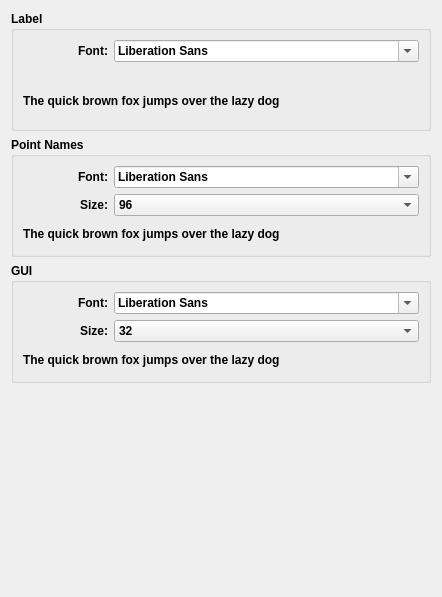
     <widget class="QWidget" name="fontsTab">
      <attribute name="title">
       <string>Fonts</string>
      </attribute>
      <layout class="QVBoxLayout" name="verticalLayout_19">
       <item>
        <widget class="QGroupBox" name="labelFont_GroupBox">
         <property name="sizePolicy">
          <sizepolicy hsizetype="Expanding" vsizetype="Expanding">
           <horstretch>0</horstretch>
           <verstretch>0</verstretch>
          </sizepolicy>
         </property>
         <property name="minimumSize">
          <size>
           <width>420</width>
           <height>120</height>
          </size>
         </property>
         <property name="font">
          <font>
           <pointsize>9</pointsize>
           <bold>true</bold>
          </font>
         </property>
         <property name="title">
          <string>Label</string>
         </property>
         <layout class="QVBoxLayout" name="verticalLayout_4">
          <item>
           <layout class="QFormLayout" name="formLayout_2">
            <item row="0" column="0">
             <widget class="QLabel" name="labelFont_Label">
              <property name="minimumSize">
               <size>
                <width>85</width>
                <height>20</height>
               </size>
              </property>
              <property name="maximumSize">
               <size>
                <width>16777215</width>
                <height>16777215</height>
               </size>
              </property>
              <property name="font">
               <font>
                <pointsize>9</pointsize>
                <bold>true</bold>
               </font>
              </property>
              <property name="text">
               <string>Font:</string>
              </property>
              <property name="alignment">
               <set>Qt::AlignRight|Qt::AlignTrailing|Qt::AlignVCenter</set>
              </property>
             </widget>
            </item>
            <item row="0" column="1">
             <widget class="QFontComboBox" name="labelFont_ComboBox">
              <property name="sizePolicy">
               <sizepolicy hsizetype="Preferred" vsizetype="Preferred">
                <horstretch>0</horstretch>
                <verstretch>0</verstretch>
               </sizepolicy>
              </property>
              <property name="minimumSize">
               <size>
                <width>0</width>
                <height>20</height>
               </size>
              </property>
              <property name="styleSheet">
               <string notr="true"/>
              </property>
             </widget>
            </item>
           </layout>
          </item>
          <item>
           <widget class="QLabel" name="label_Label">
            <property name="minimumSize">
             <size>
              <width>395</width>
              <height>0</height>
             </size>
            </property>
            <property name="font">
             <font>
              <pointsize>9</pointsize>
              <bold>true</bold>
             </font>
            </property>
            <property name="text">
             <string>The quick brown fox jumps over the lazy dog</string>
            </property>
           </widget>
          </item>
         </layout>
        </widget>
       </item>
       <item>
        <widget class="QGroupBox" name="pointNameFont_GroupBox">
         <property name="sizePolicy">
          <sizepolicy hsizetype="Expanding" vsizetype="Expanding">
           <horstretch>0</horstretch>
           <verstretch>0</verstretch>
          </sizepolicy>
         </property>
         <property name="minimumSize">
          <size>
           <width>420</width>
           <height>120</height>
          </size>
         </property>
         <property name="font">
          <font>
           <pointsize>9</pointsize>
           <bold>true</bold>
          </font>
         </property>
         <property name="title">
          <string>Point Names</string>
         </property>
         <layout class="QVBoxLayout" name="verticalLayout_5">
          <item>
           <layout class="QFormLayout" name="formLayout_3">
            <item row="0" column="0">
             <widget class="QLabel" name="pointNameFont_Label">
              <property name="minimumSize">
               <size>
                <width>85</width>
                <height>20</height>
               </size>
              </property>
              <property name="maximumSize">
               <size>
                <width>16777215</width>
                <height>16777215</height>
               </size>
              </property>
              <property name="font">
               <font>
                <pointsize>9</pointsize>
                <bold>true</bold>
               </font>
              </property>
              <property name="text">
               <string>Font:</string>
              </property>
              <property name="alignment">
               <set>Qt::AlignRight|Qt::AlignTrailing|Qt::AlignVCenter</set>
              </property>
             </widget>
            </item>
            <item row="0" column="1">
             <widget class="QFontComboBox" name="pointNameFont_ComboBox">
              <property name="sizePolicy">
               <sizepolicy hsizetype="Preferred" vsizetype="Preferred">
                <horstretch>0</horstretch>
                <verstretch>0</verstretch>
               </sizepolicy>
              </property>
              <property name="minimumSize">
               <size>
                <width>200</width>
                <height>20</height>
               </size>
              </property>
              <property name="font">
               <font>
                <pointsize>9</pointsize>
                <bold>true</bold>
               </font>
              </property>
              <property name="styleSheet">
               <string notr="true"/>
              </property>
             </widget>
            </item>
            <item row="1" column="0">
             <widget class="QLabel" name="pointNameFontSize_Label">
              <property name="minimumSize">
               <size>
                <width>85</width>
                <height>20</height>
               </size>
              </property>
              <property name="maximumSize">
               <size>
                <width>16777215</width>
                <height>16777215</height>
               </size>
              </property>
              <property name="font">
               <font>
                <pointsize>9</pointsize>
                <bold>true</bold>
               </font>
              </property>
              <property name="text">
               <string>Size:</string>
              </property>
              <property name="alignment">
               <set>Qt::AlignRight|Qt::AlignTrailing|Qt::AlignVCenter</set>
              </property>
             </widget>
            </item>
            <item row="1" column="1">
             <widget class="QComboBox" name="pointNameFontSize_ComboBox">
              <property name="sizePolicy">
               <sizepolicy hsizetype="Preferred" vsizetype="Preferred">
                <horstretch>0</horstretch>
                <verstretch>0</verstretch>
               </sizepolicy>
              </property>
              <property name="minimumSize">
               <size>
                <width>0</width>
                <height>20</height>
               </size>
              </property>
              <property name="maximumSize">
               <size>
                <width>16777215</width>
                <height>16777215</height>
               </size>
              </property>
              <property name="font">
               <font>
                <pointsize>9</pointsize>
                <bold>true</bold>
               </font>
              </property>
              <property name="currentText">
               <string notr="true">96</string>
              </property>
              <property name="currentIndex">
               <number>28</number>
              </property>
              <item>
               <property name="text">
                <string notr="true">6</string>
               </property>
              </item>
              <item>
               <property name="text">
                <string notr="true">7</string>
               </property>
              </item>
              <item>
               <property name="text">
                <string notr="true">8</string>
               </property>
              </item>
              <item>
               <property name="text">
                <string notr="true">9</string>
               </property>
              </item>
              <item>
               <property name="text">
                <string notr="true">10</string>
               </property>
              </item>
              <item>
               <property name="text">
                <string notr="true">10.5</string>
               </property>
              </item>
              <item>
               <property name="text">
                <string notr="true">11</string>
               </property>
              </item>
              <item>
               <property name="text">
                <string notr="true">12</string>
               </property>
              </item>
              <item>
               <property name="text">
                <string notr="true">13</string>
               </property>
              </item>
              <item>
               <property name="text">
                <string notr="true">14</string>
               </property>
              </item>
              <item>
               <property name="text">
                <string notr="true">15</string>
               </property>
              </item>
              <item>
               <property name="text">
                <string notr="true">16</string>
               </property>
              </item>
              <item>
               <property name="text">
                <string notr="true">18</string>
               </property>
              </item>
              <item>
               <property name="text">
                <string notr="true">20</string>
               </property>
              </item>
              <item>
               <property name="text">
                <string notr="true">22</string>
               </property>
              </item>
              <item>
               <property name="text">
                <string notr="true">24</string>
               </property>
              </item>
              <item>
               <property name="text">
                <string notr="true">26</string>
               </property>
              </item>
              <item>
               <property name="text">
                <string notr="true">28</string>
               </property>
              </item>
              <item>
               <property name="text">
                <string notr="true">32</string>
               </property>
              </item>
              <item>
               <property name="text">
                <string notr="true">36</string>
               </property>
              </item>
              <item>
               <property name="text">
                <string notr="true">40</string>
               </property>
              </item>
              <item>
               <property name="text">
                <string notr="true">44</string>
               </property>
              </item>
              <item>
               <property name="text">
                <string notr="true">48</string>
               </property>
              </item>
              <item>
               <property name="text">
                <string notr="true">54</string>
               </property>
              </item>
              <item>
               <property name="text">
                <string notr="true">60</string>
               </property>
              </item>
              <item>
               <property name="text">
                <string notr="true">66</string>
               </property>
              </item>
              <item>
               <property name="text">
                <string notr="true">72</string>
               </property>
              </item>
              <item>
               <property name="text">
                <string notr="true">80</string>
               </property>
              </item>
              <item>
               <property name="text">
                <string notr="true">96</string>
               </property>
              </item>
             </widget>
            </item>
           </layout>
          </item>
          <item>
           <widget class="QLabel" name="pointName_Label">
            <property name="minimumSize">
             <size>
              <width>395</width>
              <height>0</height>
             </size>
            </property>
            <property name="font">
             <font>
              <pointsize>9</pointsize>
              <bold>true</bold>
             </font>
            </property>
            <property name="text">
             <string>The quick brown fox jumps over the lazy dog</string>
            </property>
           </widget>
          </item>
         </layout>
        </widget>
       </item>
       <item>
        <widget class="QGroupBox" name="pointNameFont_GroupBox_2">
         <property name="sizePolicy">
          <sizepolicy hsizetype="Expanding" vsizetype="Expanding">
           <horstretch>0</horstretch>
           <verstretch>0</verstretch>
          </sizepolicy>
         </property>
         <property name="minimumSize">
          <size>
           <width>420</width>
           <height>120</height>
          </size>
         </property>
         <property name="font">
          <font>
           <pointsize>9</pointsize>
           <bold>true</bold>
          </font>
         </property>
         <property name="title">
          <string>GUI</string>
         </property>
         <layout class="QVBoxLayout" name="verticalLayout_6">
          <item>
           <layout class="QFormLayout" name="formLayout_4">
            <item row="0" column="0">
             <widget class="QLabel" name="guiFont_Label">
              <property name="minimumSize">
               <size>
                <width>85</width>
                <height>20</height>
               </size>
              </property>
              <property name="maximumSize">
               <size>
                <width>16777215</width>
                <height>16777215</height>
               </size>
              </property>
              <property name="font">
               <font>
                <pointsize>9</pointsize>
                <bold>true</bold>
               </font>
              </property>
              <property name="text">
               <string>Font:</string>
              </property>
              <property name="alignment">
               <set>Qt::AlignRight|Qt::AlignTrailing|Qt::AlignVCenter</set>
              </property>
             </widget>
            </item>
            <item row="0" column="1">
             <widget class="QFontComboBox" name="guiFont_ComboBox">
              <property name="sizePolicy">
               <sizepolicy hsizetype="Preferred" vsizetype="Preferred">
                <horstretch>0</horstretch>
                <verstretch>0</verstretch>
               </sizepolicy>
              </property>
              <property name="minimumSize">
               <size>
                <width>200</width>
                <height>20</height>
               </size>
              </property>
              <property name="font">
               <font>
                <pointsize>9</pointsize>
                <bold>true</bold>
               </font>
              </property>
              <property name="styleSheet">
               <string notr="true"/>
              </property>
             </widget>
            </item>
            <item row="1" column="0">
             <widget class="QLabel" name="guiFontSize_Label">
              <property name="minimumSize">
               <size>
                <width>85</width>
                <height>20</height>
               </size>
              </property>
              <property name="maximumSize">
               <size>
                <width>16777215</width>
                <height>16777215</height>
               </size>
              </property>
              <property name="font">
               <font>
                <pointsize>9</pointsize>
                <bold>true</bold>
               </font>
              </property>
              <property name="text">
               <string>Size:</string>
              </property>
              <property name="alignment">
               <set>Qt::AlignRight|Qt::AlignTrailing|Qt::AlignVCenter</set>
              </property>
             </widget>
            </item>
            <item row="1" column="1">
             <widget class="QComboBox" name="guiFontSize_ComboBox">
              <property name="sizePolicy">
               <sizepolicy hsizetype="Preferred" vsizetype="Preferred">
                <horstretch>0</horstretch>
                <verstretch>0</verstretch>
               </sizepolicy>
              </property>
              <property name="minimumSize">
               <size>
                <width>0</width>
                <height>20</height>
               </size>
              </property>
              <property name="maximumSize">
               <size>
                <width>16777215</width>
                <height>16777215</height>
               </size>
              </property>
              <property name="font">
               <font>
                <pointsize>9</pointsize>
                <bold>true</bold>
               </font>
              </property>
              <property name="currentText">
               <string notr="true">32</string>
              </property>
              <property name="currentIndex">
               <number>18</number>
              </property>
              <item>
               <property name="text">
                <string notr="true">6</string>
               </property>
              </item>
              <item>
               <property name="text">
                <string notr="true">7</string>
               </property>
              </item>
              <item>
               <property name="text">
                <string notr="true">8</string>
               </property>
              </item>
              <item>
               <property name="text">
                <string notr="true">9</string>
               </property>
              </item>
              <item>
               <property name="text">
                <string notr="true">10</string>
               </property>
              </item>
              <item>
               <property name="text">
                <string notr="true">10.5</string>
               </property>
              </item>
              <item>
               <property name="text">
                <string notr="true">11</string>
               </property>
              </item>
              <item>
               <property name="text">
                <string notr="true">12</string>
               </property>
              </item>
              <item>
               <property name="text">
                <string notr="true">13</string>
               </property>
              </item>
              <item>
               <property name="text">
                <string notr="true">14</string>
               </property>
              </item>
              <item>
               <property name="text">
                <string notr="true">15</string>
               </property>
              </item>
              <item>
               <property name="text">
                <string notr="true">16</string>
               </property>
              </item>
              <item>
               <property name="text">
                <string notr="true">18</string>
               </property>
              </item>
              <item>
               <property name="text">
                <string notr="true">20</string>
               </property>
              </item>
              <item>
               <property name="text">
                <string notr="true">22</string>
               </property>
              </item>
              <item>
               <property name="text">
                <string notr="true">24</string>
               </property>
              </item>
              <item>
               <property name="text">
                <string notr="true">26</string>
               </property>
              </item>
              <item>
               <property name="text">
                <string notr="true">28</string>
               </property>
              </item>
              <item>
               <property name="text">
                <string notr="true">32</string>
               </property>
              </item>
              <item>
               <property name="text">
                <string notr="true">36</string>
               </property>
              </item>
              <item>
               <property name="text">
                <string notr="true">40</string>
               </property>
              </item>
              <item>
               <property name="text">
                <string notr="true">44</string>
               </property>
              </item>
              <item>
               <property name="text">
                <string notr="true">48</string>
               </property>
              </item>
              <item>
               <property name="text">
                <string notr="true">54</string>
               </property>
              </item>
              <item>
               <property name="text">
                <string notr="true">60</string>
               </property>
              </item>
              <item>
               <property name="text">
                <string notr="true">66</string>
               </property>
              </item>
              <item>
               <property name="text">
                <string notr="true">72</string>
               </property>
              </item>
              <item>
               <property name="text">
                <string notr="true">80</string>
               </property>
              </item>
              <item>
               <property name="text">
                <string notr="true">96</string>
               </property>
              </item>
             </widget>
            </item>
           </layout>
          </item>
          <item>
           <widget class="QLabel" name="gui_Label">
            <property name="minimumSize">
             <size>
              <width>395</width>
              <height>0</height>
             </size>
            </property>
            <property name="font">
             <font>
              <pointsize>9</pointsize>
              <bold>true</bold>
             </font>
            </property>
            <property name="text">
             <string>The quick brown fox jumps over the lazy dog</string>
            </property>
           </widget>
          </item>
         </layout>
        </widget>
       </item>
       <item>
        <spacer name="verticalSpacer_5">
         <property name="orientation">
          <enum>Qt::Vertical</enum>
         </property>
         <property name="sizeHint" stdset="0">
          <size>
           <width>20</width>
           <height>203</height>
          </size>
         </property>
        </spacer>
       </item>
      </layout>
     </widget>
